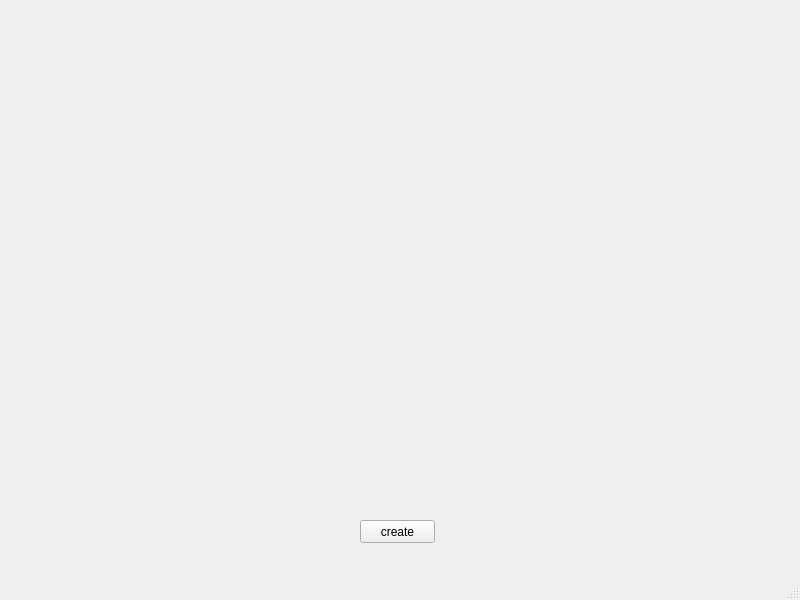
<?xml version="1.0" encoding="UTF-8"?>
<ui version="4.0">
 <class>MainWindow</class>
 <widget class="QMainWindow" name="MainWindow">
  <property name="geometry">
   <rect>
    <x>0</x>
    <y>0</y>
    <width>800</width>
    <height>600</height>
   </rect>
  </property>
  <property name="windowTitle">
   <string>MainWindow</string>
  </property>
  <widget class="QWidget" name="centralwidget">
   <widget class="QPushButton" name="button">
    <property name="geometry">
     <rect>
      <x>360</x>
      <y>520</y>
      <width>75</width>
      <height>23</height>
     </rect>
    </property>
    <property name="text">
     <string>create</string>
    </property>
   </widget>
  </widget>
  <widget class="QMenuBar" name="menubar">
   <property name="geometry">
    <rect>
     <x>0</x>
     <y>0</y>
     <width>800</width>
     <height>21</height>
    </rect>
   </property>
  </widget>
  <widget class="QStatusBar" name="statusbar"/>
 </widget>
 <resources/>
 <connections/>
</ui>
